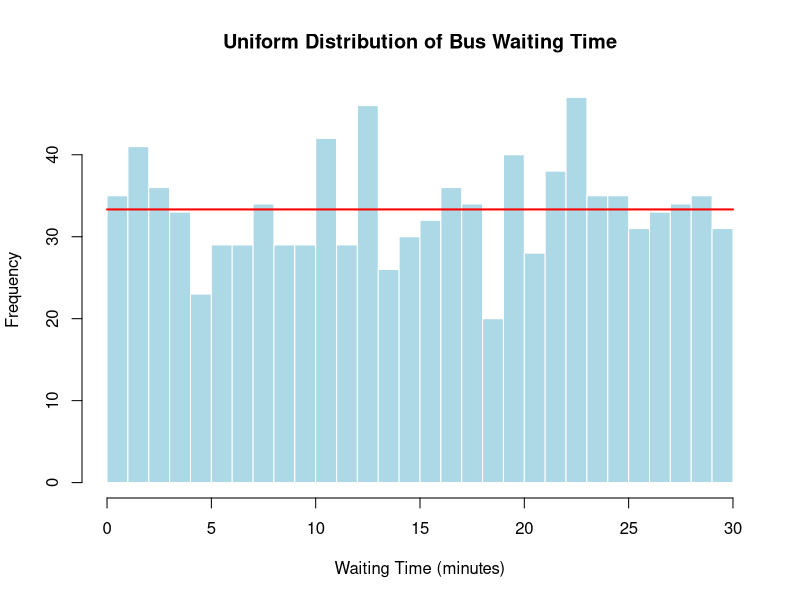

Here is the R script that generated this plot:
# Filename: _046_uniform_realworld.R
# Title: Uniform Distribution Example - Bus Waiting Time
# Author: Raghava | GitHub: @raghavtwenty
# Date Created: June 20, 2024 | Last Updated: June 20, 2024
# Language: R | Version: 4.4.0

# PROBLEM

# we consider a real-world scenario where the
# waiting time for a bus is uniformly distributed between
# 0 and 30 minutes. This means that any waiting time
# within this interval is equally likely.


# Parameters for the uniform distribution
min_time = 0   # Minimum waiting time (minutes)
max_time = 30  # Maximum waiting time (minutes)

# Number of samples to generate
num_samples = 1000

# Generate random waiting times using the uniform distribution
waiting_times = runif(num_samples, min = min_time, max = max_time)

# Display the first few generated waiting times
print(head(waiting_times))

# Plot the histogram of the generated waiting times
hist(waiting_times,
    breaks = 30,
    col = "lightblue",
    border = "white",
    main = "Uniform Distribution of Bus Waiting Time",
    xlab = "Waiting Time (minutes)",
    ylab = "Frequency"
)

# Add the theoretical density line
curve(dunif(x,
    min = min_time,
    max = max_time) * num_samples * (max_time - min_time) / 30,
    add = TRUE,
    col = "red",
    lwd = 2
)
